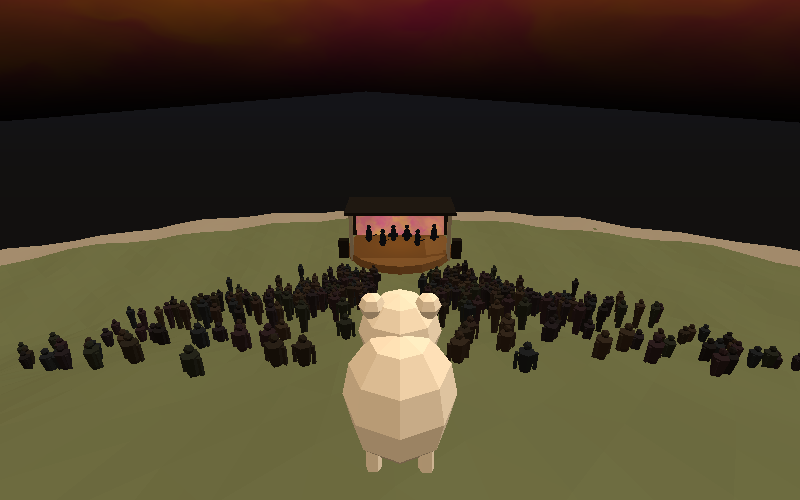
#> input picture documentation/screenshots/release-flashes/behind.png, 800 x 500 px, found by its file name
$ python make_strip.py ../behind.png ../behind.png ../behind.png
#> lines starting #> are read from the running program, lines starting #| are printed output that depends on the picture
"""usage: make_strip.py <main-row-dir> <fix-row-dir> <out.png>

Two rows of one release's frames (the beams alone over black, from ?pose=crowd's camera), cropped to the fan above the stage: main at the
peak, 0.4 s and 0.8 s after it (its beams are open by then); this head at the same three and at 4 s and 8 s. Each panel is put over the
page's own frame without the rig (behind.png), lightened as additive blending lightens it, for a sense of where the fan stands.
"""

import os
import sys

from PIL import Image, ImageChops

MAIN, FIX, OUT = sys.argv[1], sys.argv[2], sys.argv[3]
BOX = (150, 0, 650, 260)
behind = Image.open(os.path.join(os.path.dirname(os.path.dirname(FIX)), "behind.png")).convert("RGB").crop(BOX)
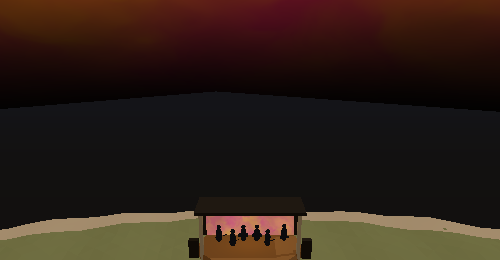
#> behind: PIL image 500x260 RGB; mean R, G, B 45.2, 31.2, 23.4


def panel(row_dir, f):
    p = os.path.join(row_dir, "frames", f"f{f:+04d}.png")
    if not os.path.exists(p):
        return None
    return ImageChops.add(behind, Image.open(p).convert("RGB").crop(BOX))


cols = [0, 12, 24, 120, 240]
w, h, gap = BOX[2] - BOX[0], BOX[3] - BOX[1], 6
strip = Image.new("RGB", (len(cols) * (w + gap) - gap, 2 * h + gap), (32, 32, 32))
#> strip: PIL image 2524x526 RGB; every value is 32
for i, f in enumerate(cols):
    for j, d in enumerate((MAIN, FIX)):
        im = panel(d, f)
        if im is not None:
            strip.paste(im, (i * (w + gap), j * (h + gap)))
strip.save(OUT)
print(OUT, strip.size)
#| ../behind.png (2524, 526)
